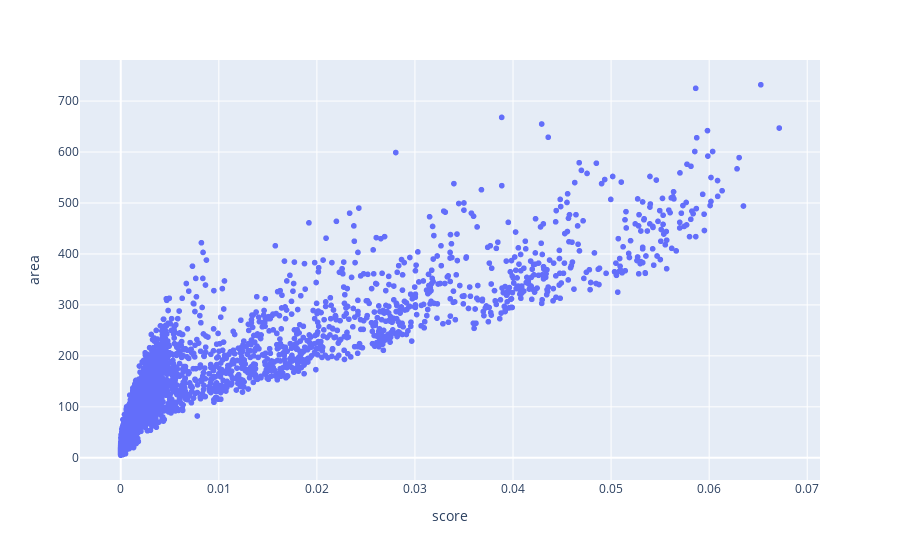

The code cell stored with this chart in its notebook:
### Code cell
import plotly
import plotly.express as px

df = pd.DataFrame(data=np.vstack((scores, blob_areas)).T, columns=['score', ' area'])
px.scatter(data_frame=df, x = df.columns[0], y = df.columns[1])

### Figure 1 — Plotly figure (JSON) as saved in the notebook; plotly's stock layout.template omitted (floating-point values rounded to 4 significant figures; data arrays with more than 128 entries replaced by an {"elided": "..."} marker saying what was removed)
{"data": [{"hovertemplate": "score=%{x}<br> area=%{y}<extra></extra>", "legendgroup": "", "marker": {"color": "#636efa", "symbol": "circle"}, "mode": "markers", "name": "", "showlegend": false, "type": "scattergl", "x": {"elided": "41526 float values"}, "xaxis": "x", "y": {"elided": "41526 int values"}, "yaxis": "y"}], "layout": {"legend": {"tracegroupgap": 0}, "margin": {"t": 60}, "xaxis": {"anchor": "y", "domain": [0, 1], "title": {"text": "score"}}, "yaxis": {"anchor": "x", "domain": [0, 1], "title": {"text": " area"}}}}
